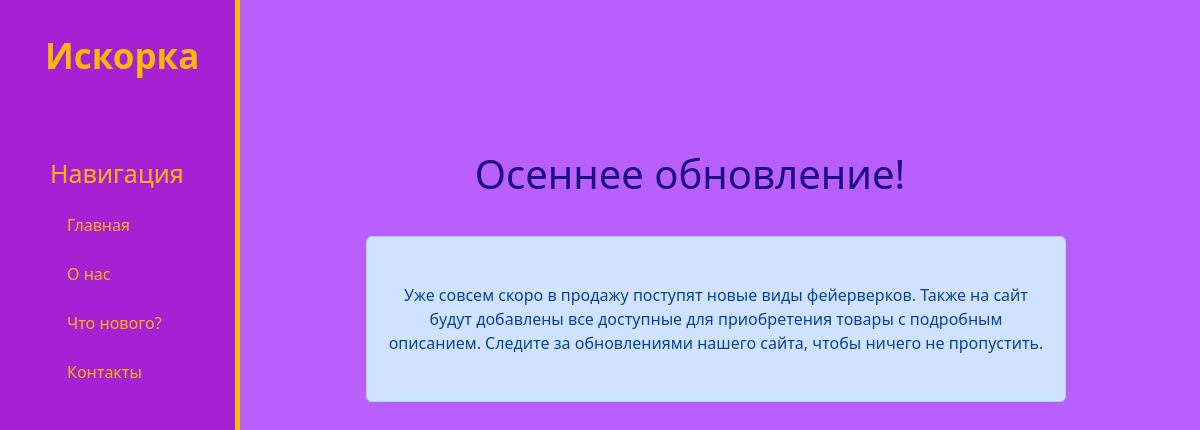
The page /news/2 on the database its author committed.
### news/models.py (models this page shows, shortened)
class Articles(models.Model):
    title = models.CharField('Заголовок', max_length=150)
    anons = models.CharField('Анонс', max_length=300)
    full_text = models.TextField('Описание')
    date = models.DateTimeField('Дата'),
    null = True
    class Meta:
        verbose_name_plural = 'Новости'

### news/views.py (the view)
# urls.py: path('<int:pk>', views.NewsDetail.as_view(), name='news-detail')
class NewsDetail(DetailView):
    model = Articles
    template_name = 'news/details_view.html'
    context_object_name = 'article'

### news/templates/news/details_view.html (shortened to what this page needs)
{% extends 'main/layout.html' %}
{% block content %}
    <div class="features">
            <h1>{{ article.title }}</h1>
        <div class = "alert alert-primary">
            <p>{{ article.full_text }}</p>
        </div>
    </div>
{% endblock %}

### main/static/main/css/main.css (style rules this page uses)
body { background: #930afca6; }
main .features { float: left; color: #1b0c7dfd; margin-top: 150px; text-align: center; width: 75%; }
main .features h1 { font-size: 40px; }
main .features p { max-width: 1500px; margin: 30px auto }
.alert-primary { float: left; clear: both; width: 700px; margin: 30px 14%; }

### rows shown on the page
Articles: title "Осеннее обновление!", full_text "Уже совсем скоро в продажу поступят новые виды фейерверков. Также на сайт будут добавлены все доступные для приобретения товары с подробным описанием. Следите за обновлениями нашего сайта, чтобы ничего не пропустить."
